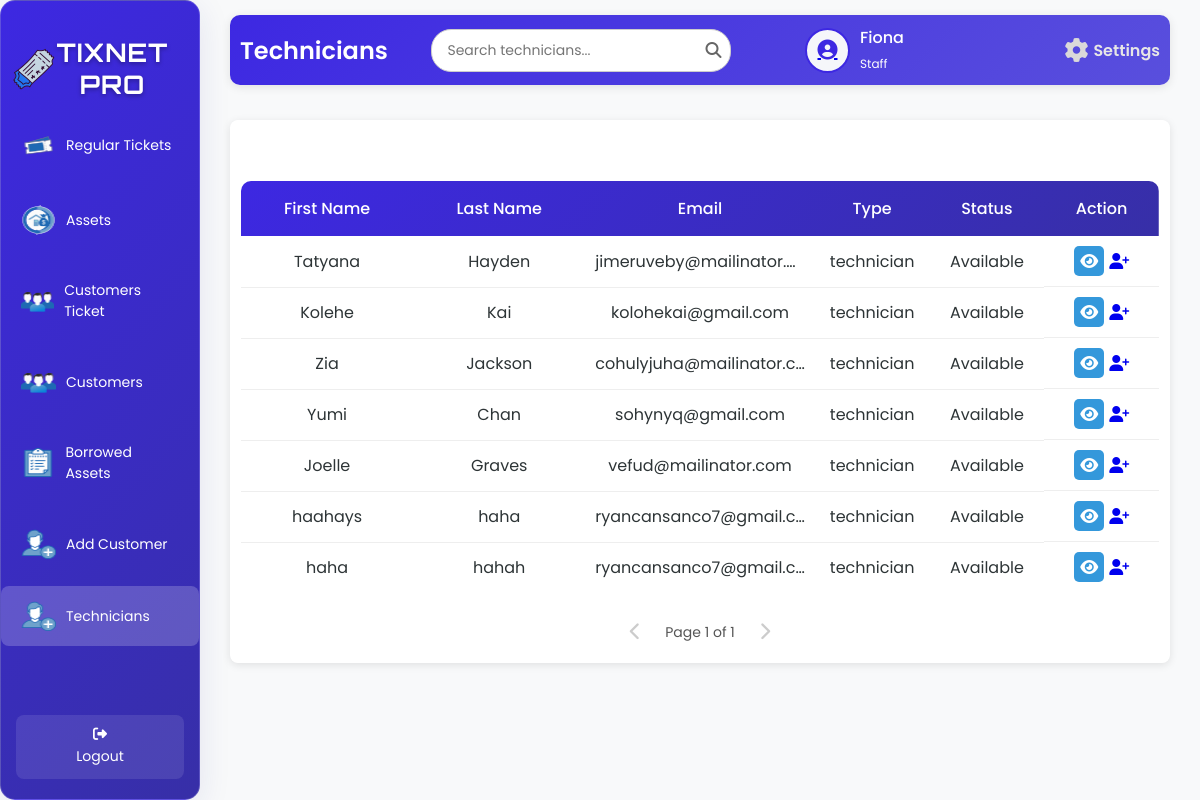
Page /AssignTech.php (signed in) on the earlier database version.
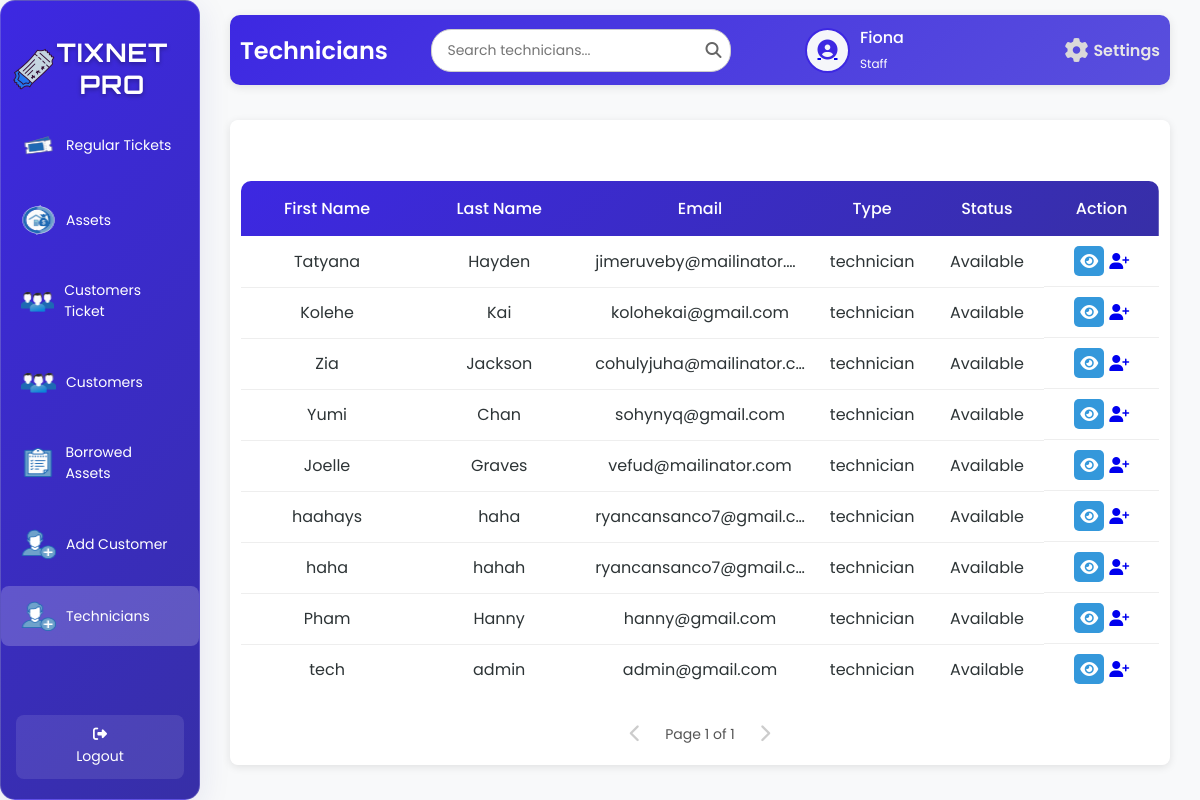
Same page on the later database version.
### tables this page shows
CREATE TABLE `tbl_user` (
  `u_id` int(50) NOT NULL,
  `u_fname` varchar(200) NOT NULL,
  `u_lname` varchar(200) NOT NULL,
  `u_email` varchar(200) NOT NULL,
  `u_username` varchar(200) NOT NULL,
  `u_password` varchar(200) NOT NULL,
  `u_type` varchar(200) NOT NULL,
  `u_status` varchar(200) NOT NULL
);

### AssignTech.php (the view, shortened to what this page needs)
<?php
include 'db.php';
$firstName = '';
$userType = '';
$avatarPath = $_SESSION['avatarPath'];
$sqlUser = "SELECT u_fname, u_lname, u_type FROM tbl_user WHERE u_username = ?";
$stmt = $conn->prepare($sqlUser);
if (!$stmt) {
    error_log("Prepare failed for user query: " . $conn->error);
    $_SESSION['error'] = "Database error occurred.";
    $firstName = 'Unknown';
    $lastName = '';
    $userType = 'staff';
} else {
    $stmt->bind_param("s", $_SESSION['username']);
    $stmt->execute();
    $resultUser = $stmt->get_result();
    if ($resultUser->num_rows > 0) {
        $row = $resultUser->fetch_assoc();
        $firstName = $row['u_fname'] ?: 'Unknown';
        $userType = strtolower($row['u_type']) ?: 'staff';
    } else {
        error_log("User not found for username: {$_SESSION['username']}");
        $_SESSION['error'] = "User not found.";
        $firstName = 'Unknown';
        $lastName = '';
        $userType = 'staff';
    }
}
$limit = 10;
$page = isset($_GET['page']) ? (int)$_GET['page'] : 1;
$offset = ($page - 1) * $limit;
$totalQuery = "SELECT COUNT(*) AS total FROM tbl_user WHERE u_type = 'technician' AND u_status = 'active'";
$totalResult = $conn->query($totalQuery);
if (!$totalResult) {
    error_log("Total query failed: " . $conn->error);
    $_SESSION['error'] = "Database error occurred.";
} else {
    $totalRow = $totalResult->fetch_assoc();
    $total = $totalRow['total'];
}
$totalPages = ceil($total / $limit);
$sqlTechnicians = "SELECT u_fname, u_lname, u_email, u_type, u_status
                   FROM tbl_user
                   WHERE u_type = 'technician' AND u_status = 'active'
                   LIMIT ?, ?";
$stmtTechnicians = $conn->prepare($sqlTechnicians);
if (!$stmtTechnicians) {
    error_log("Technicians query prepare failed: " . $conn->error);
    $_SESSION['error'] = "Database error occurred.";
} else {
    $stmtTechnicians->bind_param("ii", $offset, $limit);
    $stmtTechnicians->execute();
    $resultTechnicians = $stmtTechnicians->get_result();
}
?>
<!DOCTYPE html>
<html lang="en">
<head>
    <link rel="stylesheet" href="AssignTech.css">
    <link rel="stylesheet" href="https://cdnjs.cloudflare.com/ajax/libs/font-awesome/6.6.0/css/all.min.css">
</head>
<body>
<div class="wrapper">
    <div class="sidebar glass-container">
        <h2><img src="image/logo.png" alt="Tix Net Icon" class="sidebar-icon">TixNet Pro</h2>
        <ul>
            <li><a href="staffD.php"><img src="image/ticket.png" alt="Regular Tickets" class="icon" /> <span>Regular Tickets</span></a></li>
            <li><a href="assetsT.php"><img src="image/assets.png" alt="Assets" class="icon" /> <span>Assets</span></a></li>
            <li><a href="AllCustomersT.php"><img src="image/users.png" alt="Customers" class="icon" /> <span>Customers Ticket</span></a></li>
            <li><a href="customersT.php"><img src="image/users.png" alt="Customers" class="icon" /> <span>Customers</span></a></li>
            <li><a href="borrowedStaff.php"><img src="image/borrowed.png" alt="Borrowed Assets" class="icon" /> <span>Borrowed Assets</span></a></li>
            <li><a href="addC.php"><img src="image/add.png" alt="Add Customer" class="icon" /> <span>Add Customer</span></a></li>
            <li><a href="AssignTech.php" class="active"><img src="image/add.png" alt="Technicians" class="icon" /> <span>Technicians</span></a></li>
        </ul>
        <footer>
            <a href="index.php" class="back-home"><i class="fas fa-sign-out-alt"></i> Logout</a>
        </footer>
    </div>
    <div class="container">
        <div class="upper">
            <h1>Technicians</h1>
            <div class="search-container">
                <input type="text" class="search-bar" id="searchInput" placeholder="Search technicians..." onkeyup="debouncedSearchTechnicians()">
                <span class="search-icon"><i class="fas fa-search"></i></span>
            </div>
            <div class="user-profile">
                <div class="user-icon">
                    <a href="image.php">
                        <?php
                        $cleanAvatarPath = preg_replace('/\?\d+$/', '', $avatarPath);
                        if (!empty($avatarPath) && file_exists($cleanAvatarPath)) {
                            echo "<img src='" . htmlspecialchars($avatarPath, ENT_QUOTES, 'UTF-8') . "' alt='User Avatar'>";
                        } else {
                            echo "<i class='fas fa-user-circle'></i>";
                        }
                        ?>
                    </a>
                </div>
                <div class="user-details">
                    <span><?php echo htmlspecialchars($firstName, ENT_QUOTES, 'UTF-8'); ?></span>
                    <small><?php echo htmlspecialchars(ucfirst($userType), ENT_QUOTES, 'UTF-8'); ?></small>
                </div>
                <a href="settings.php" class="settings-link">
                    <i class="fas fa-cog"></i>
                    <span>Settings</span>
                </a>
            </div>
        </div>
        <div class="table-box glass-container">
            <table id="technicians-table">
                <thead>
                    <tr>
                        <th>First Name</th>
                        <th>Last Name</th>
                        <th>Email</th>
                        <th>Type</th>
                        <th>Status</th>
                        <th>Action</th>
                    </tr>
                </thead>
                <tbody id="technicians-tbody">
                    <?php
                    if ($resultTechnicians && $resultTechnicians->num_rows > 0) {
                        while ($row = $resultTechnicians->fetch_assoc()) {
                            $statusDisplay = ($row['u_status'] === 'active') ? 'Available' : htmlspecialchars($row['u_status'], ENT_QUOTES, 'UTF-8');
                            $technicianName = htmlspecialchars($row['u_fname'] . ' ' . $row['u_lname'], ENT_QUOTES, 'UTF-8');
                            echo "<tr>
                                    <td>" . htmlspecialchars($row['u_fname'], ENT_QUOTES, 'UTF-8') . "</td>
                                    <td>" . htmlspecialchars($row['u_lname'], ENT_QUOTES, 'UTF-8') . "</td>
                                    <td>" . htmlspecialchars($row['u_email'], ENT_QUOTES, 'UTF-8') . "</td>
                                    <td>" . htmlspecialchars($row['u_type'], ENT_QUOTES, 'UTF-8') . "</td>
                                    <td>" . $statusDisplay . "</td>
                                    <td class='action-buttons'>
                                        <a class='view-btn' href='#' onclick=\"showTechnicianViewModal('" . htmlspecialchars($row['u_fname'], ENT_QUOTES, 'UTF-8') . "', '" . htmlspecialchars($row['u_lname'], ENT_QUOTES, 'UTF-8') . "', '" . htmlspecialchars($row['u_email'], ENT_QUOTES, 'UTF-8') . "', '" . htmlspecialchars($row['u_type'], ENT_QUOTES, 'UTF-8') . "', '" . $statusDisplay . "')\" title='View Technician'><i class='fas fa-eye'></i></a>
                                        <a class='assign-btn' href='#' onclick=\"showAssignTicketModal('" . htmlspecialchars($row['u_email'], ENT_QUOTES, 'UTF-8') . "', '" . $technicianName . "')\" title='Assign Ticket'><i class='fas fa-user-plus'></i></a>
                                    </td>
                                  </tr>";
                        }
                    } else {
                        echo "<tr><td colspan='6' style='text-align: center;'>No technicians found.</td></tr>";
                    }
                    ?>
                </tbody>
            </table>
            <div class="pagination" id="technicians-pagination">
                <?php if ($page > 1): ?>
                    <a href="?page=<?php echo $page - 1; ?>" class="pagination-link"><i class="fas fa-chevron-left"></i></a>
                <?php else: ?>
                    <span class="pagination-link disabled"><i class="fas fa-chevron-left"></i></span>
                <?php endif; ?>
                <span class="current-page">Page <?php echo $page; ?> of <?php echo $totalPages; ?></span>
                <?php if ($page < $totalPages): ?>
                    <a href="?page=<?php echo $page + 1; ?>" class="pagination-link"><i class="fas fa-chevron-right"></i></a>
                <?php else: ?>
                    <span class="pagination-link disabled"><i class="fas fa-chevron-right"></i></span>
                <?php endif; ?>
            </div>
        </div>
    </div>
</div>
</body>
</html>

Differences in the rows shown:
added tbl_user: u_fname "Pham", u_lname "Hanny", u_email "hanny@gmail.com", u_type "technician", u_status "Available"
added tbl_user: u_fname "tech", u_lname "admin", u_email "admin@gmail.com", u_type "technician", u_status "Available"
